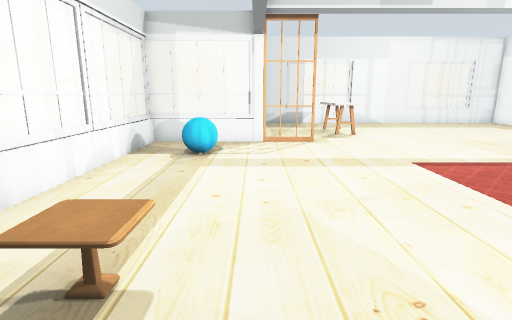
[1] (above)

16 first-person views from a walk through a world built for the Gazebo simulator. The camera is 1 m above the floor, tilts 12° down and sees 80° across. The floor is counted in squares, 0.5 m on a side. Each view is taken from the middle of a square. On the plan, view 1 faces up. The plan holds only what a view shows up to about 17 squares ahead; the rest is blank. Some surface patterns are stand-ins.

[2]
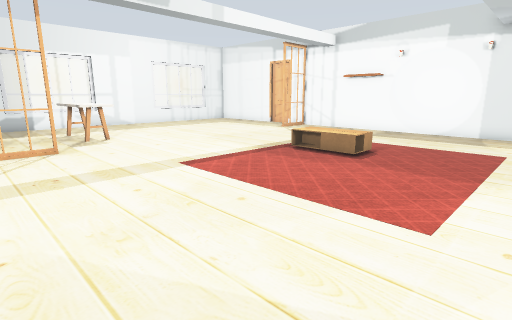

[3]
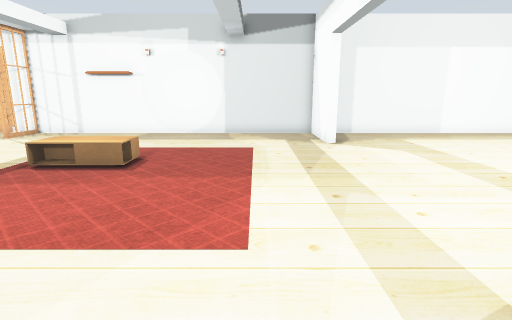

[4]
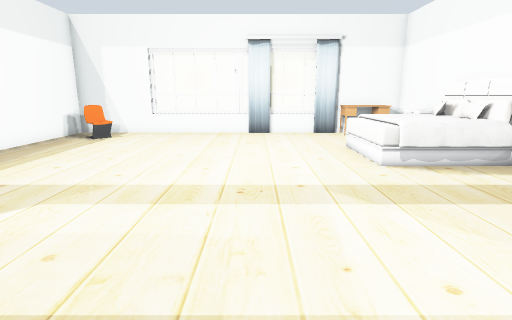

[5]
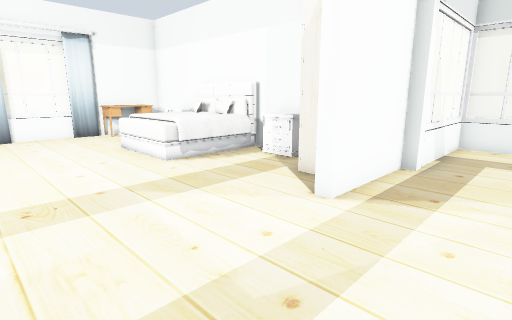

[6]
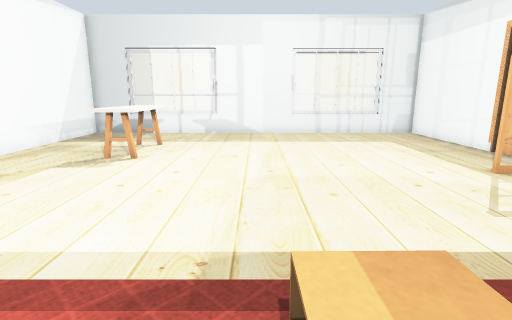

[7]
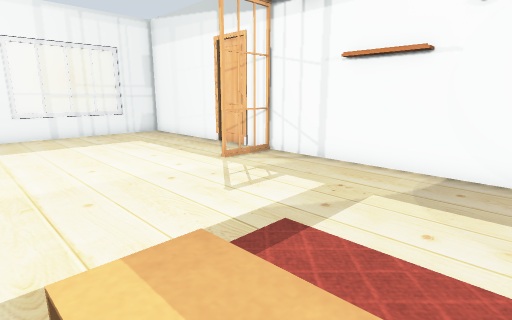

[8]
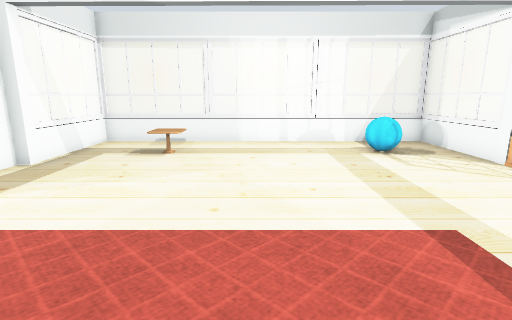

[9]
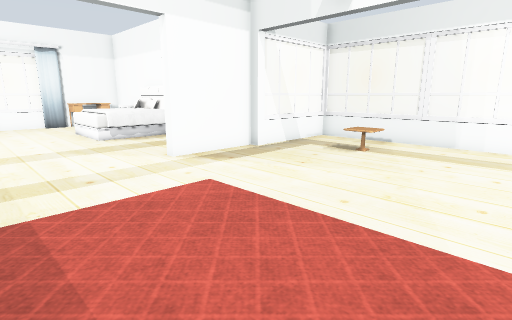

[10]
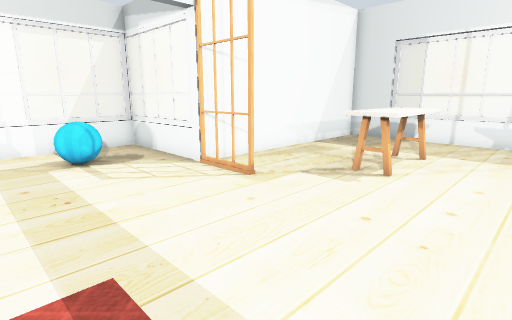

[11]
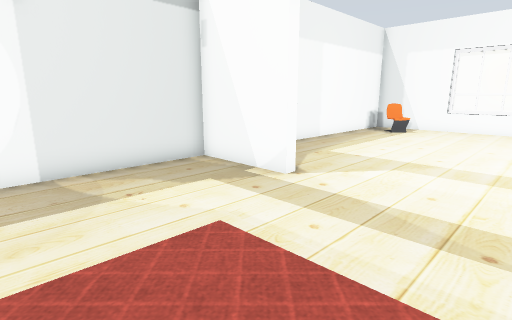

[12]
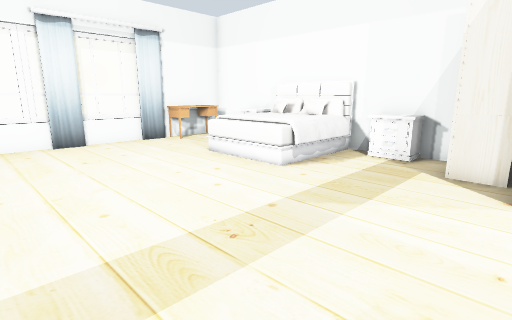

[13]
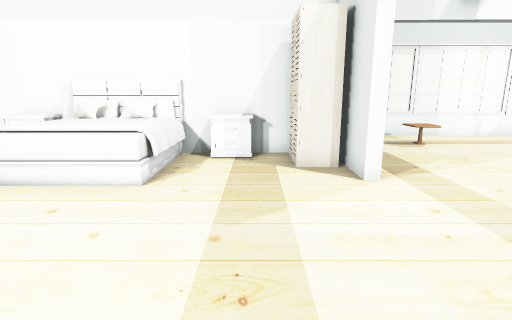

[14]
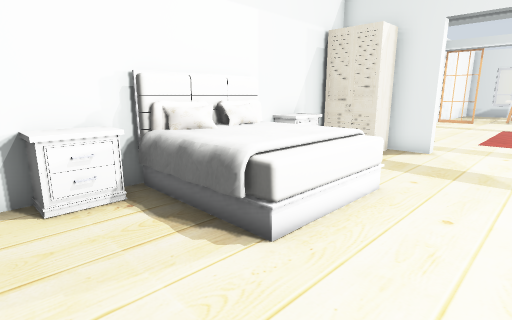

[15]
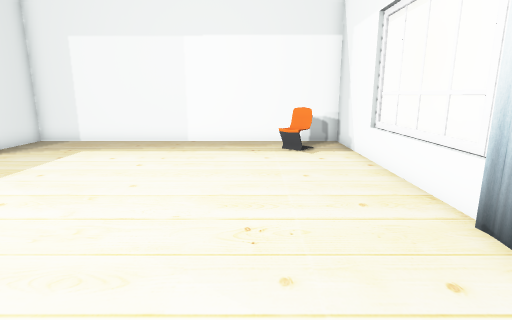

[16]
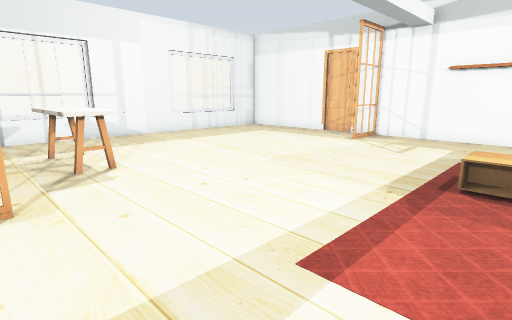

### Floor plan
Points are (right, up) in squares from view 1. A wall is a line through its corners. A room is listed if a view was taken in it or the views show most of it. See-through windows are left out.
Room 1 (views 1, 2, 3, 4, 5, 6, 7, 8, 9, 10, 11, 12, 13, 14, 15, 16)
walls: (13.9, -1.5) (13.9, -1) (17.5, -1) (17.5, 15); (0.3, -1) (3.9, -1) (3.9, -1.4) (1.6, -1.4); (-0.5, -0.6) (0.3, -0.6); (0.3, -2.4) (0.3, -14.6) (3.7, -14.6); (17.5, 17) (17.5, 22.6) (15.4, 22.6); (13.4, -14.6) (17.5, -14.6) (17.5, -1.4) (15.3, -1.4); (13.5, 22.6) (0.3, 22.6) (0.3, 13.3) (-4.5, 13.3)
low walls: (-4.5, 4.6) (-4.5, -0.7); (-4.5, 13.3) (-4.5, 8.4); (8.5, -14.6) (9.6, -14.6)
objects: window (-5, 1); window (-5, 5) to (-5, 8); window (-5, 11); window (-4, -1) to (-1, -1); window (-4, 13) to (-2, 13); table (-2, 3) to (-1, 3); cyan ball (-2, 10) to (-2, 11); desk (1, -14) to (3, -14); nightstand (1, -12) to (1, -11); bed (1, -10) to (4, -7); nightstand (1, -5) to (1, -4); wardrobe (1, -3) to (2, -2); door leaf (1, 13) to (2, 13); kitchen table (4, 16) to (5, 19); window (5, -15) to (8, -15); window (6, 23); curtain (8, -14); window (10, -15) to (13, -15); coffee table (10, 6) to (10, 8); window (14, 23) to (15, 23); chair (15, -13) to (16, -12); door leaf (15, 14) to (17, 14); other object (17, 9) to (17, 10); door leaf (18, 16)

Positions as (right, up) in squares from view 1, and headings:
1: (0, 0), facing up
2: (0, 1), facing up-right
3: (1, 2), facing right
4: (8, 2), facing down
5: (9, 2), facing down-left
6: (9, 6), facing up
7: (9, 6), facing up-right
8: (9, 6), facing left
9: (9, 8), facing down-left
10: (8, 8), facing up-left
11: (9, 5), facing down-right
12: (11, -1), facing down-left
13: (11, -4), facing left
14: (7, -13), facing up-left
15: (4, -11), facing right
16: (2, 7), facing up-right
